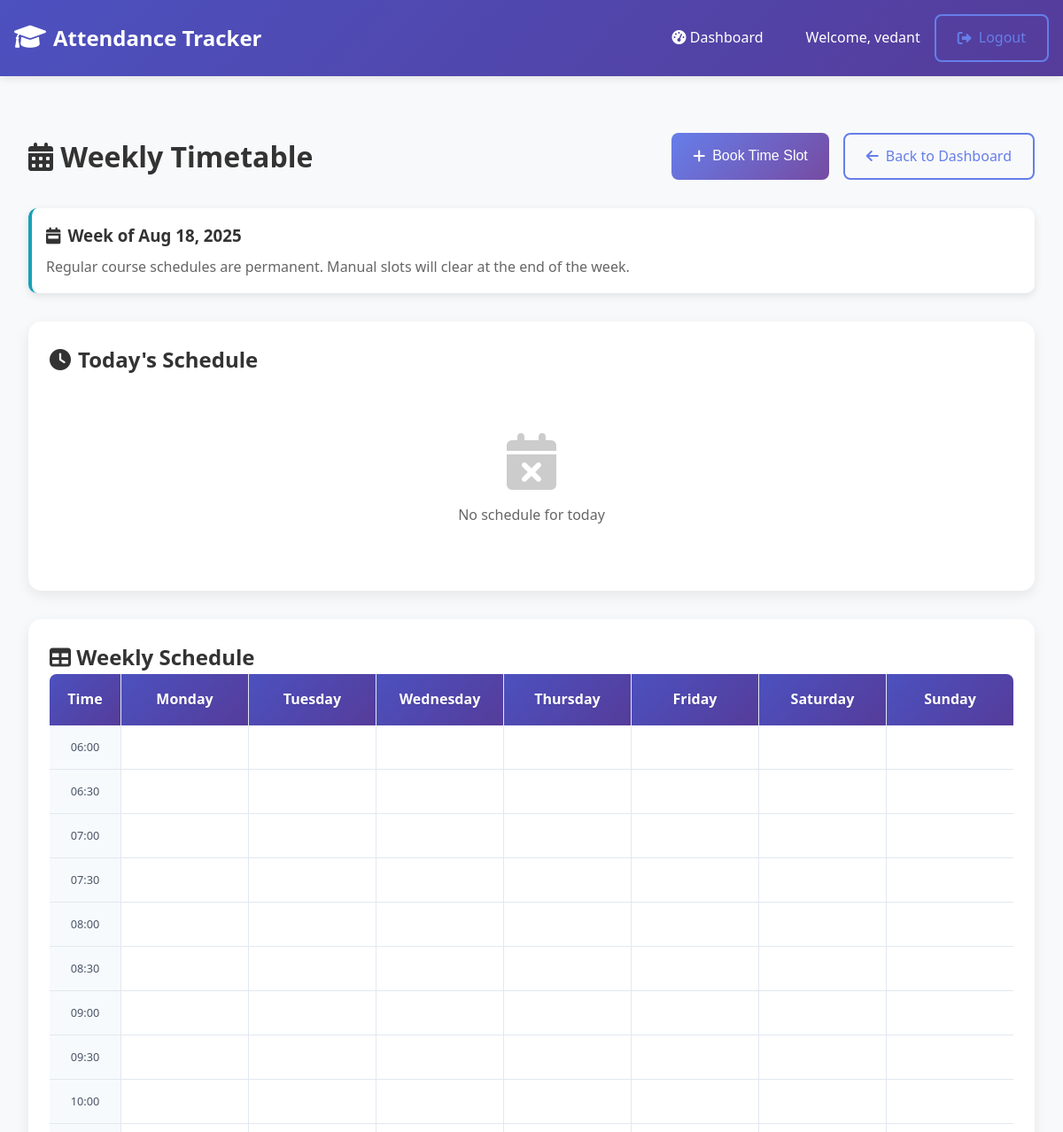
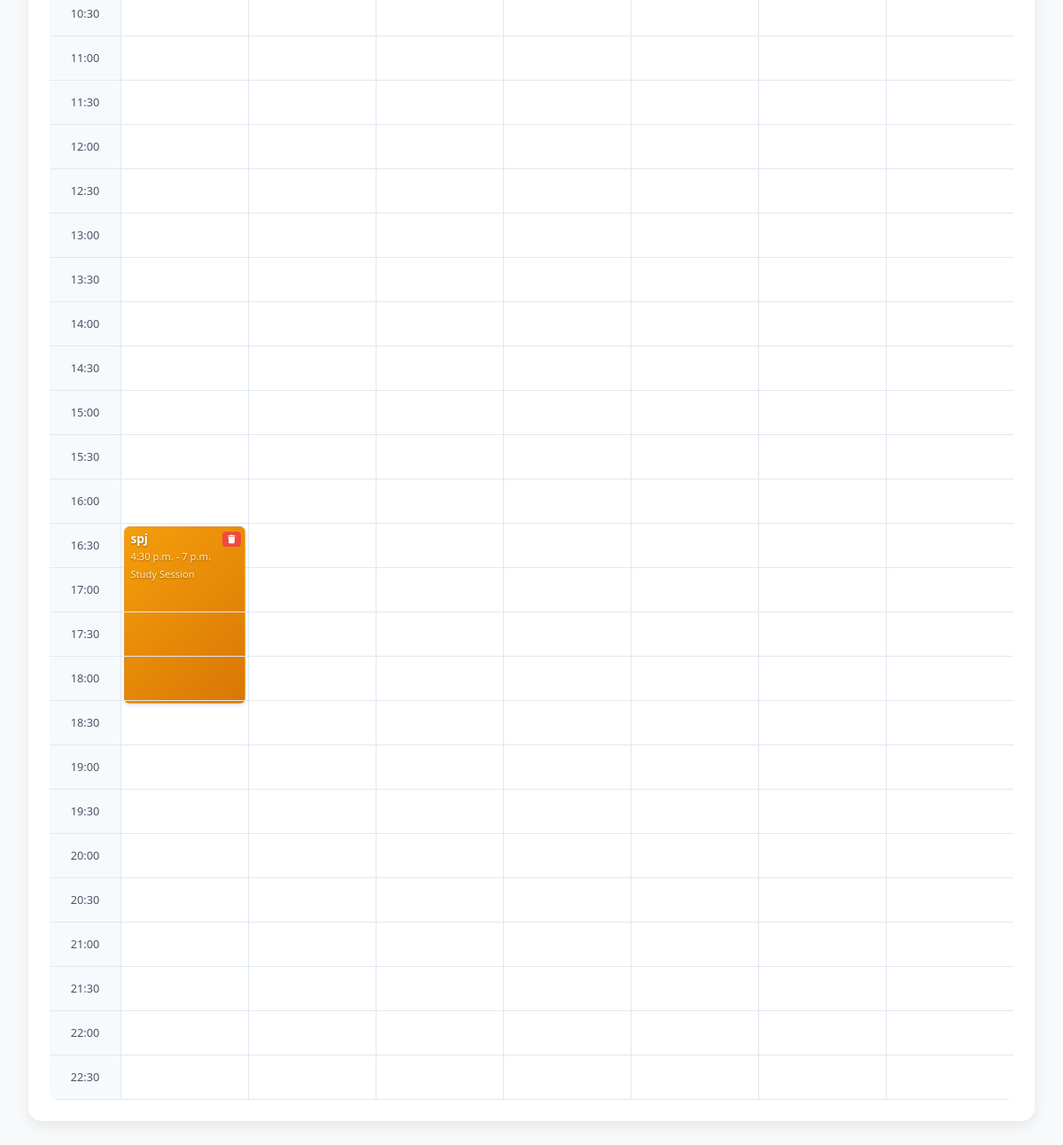
/timetable/ (signed in), run on the app's committed database (2 pictures, top to bottom).
### tracker/models.py (models this page shows, shortened)
class TimetableSlot(models.Model):
    SLOT_TYPES = [
        ('study', 'Study Session'),
        ('meeting', 'Meeting'),
        ('gym', 'Gym/Exercise'),
        ('personal', 'Personal Time'),
        ('other', 'Other'),
    ]
    timetable = models.ForeignKey(Timetable, on_delete=models.CASCADE, related_name='manual_slots')
    title = models.CharField(max_length=200)
    slot_type = models.CharField(max_length=20, choices=SLOT_TYPES, default='other')
    date = models.DateField()
    start_time = models.TimeField()
    end_time = models.TimeField()
    notes = models.TextField(blank=True)
    created_at = models.DateTimeField(auto_now_add=True)
    class Meta:
        ordering = ['date', 'start_time']
        unique_together = ['timetable', 'date', 'start_time']
    @property
    def duration_minutes(self):
        start_datetime = datetime.combine(date.today(), self.start_time)
        end_datetime = datetime.combine(date.today(), self.end_time)
        return int((end_datetime - start_datetime).total_seconds() / 60)

### tracker/views.py (the view)
# urls.py: path('timetable/', views.timetable_view, name='timetable'),
@login_required
def timetable_view(request):
    timetable, created = Timetable.objects.get_or_create(user=request.user)
    if timetable.refresh_weekly():
        messages.info(request, 'Timetable refreshed for the new week!')
    weekly_schedule = timetable.get_weekly_schedule()
    upcoming_lectures = timetable.get_upcoming_lectures(days=7)
    time_slots = []
    for hour in range(6, 23):  # 6 AM to 10 PM
        time_slots.append(f"{hour:02d}:00")
        time_slots.append(f"{hour:02d}:30")
    current_week_start = timetable.get_current_week_start()
    week_dates = []
    for i in range(7):
        week_dates.append(current_week_start + timedelta(days=i))
    context = {
        'timetable': timetable,
        'weekly_schedule': weekly_schedule,
        'upcoming_lectures': upcoming_lectures,
        'time_slots': time_slots,
        'days_of_week': LectureSchedule.DAYS_OF_WEEK,
        'week_dates': week_dates,
        'current_week_start': current_week_start,
        'slot_types': TimetableSlot.SLOT_TYPES,
    }
    return render(request, 'tracker/timetable.html', context)

### tracker/models.py (called while the page is built, shortened)
    def get_upcoming_lectures(self, days=7):
        upcoming = []
        courses = Course.objects.filter(user=self.user, is_regular=True)
        return sorted(upcoming, key=lambda x: (x['lecture_info']['date'], x['lecture_info']['schedule'].start_time))

    def get_current_week_start(self):
        today = timezone.now().date()
        days_since_monday = today.weekday()
        return today - timedelta(days=days_since_monday)

    def should_refresh(self):
        current_week_start = self.get_current_week_start()
        last_refresh_week_start = self.last_refreshed.date() - timedelta(days=self.last_refreshed.date().weekday())
        return current_week_start > last_refresh_week_start

    def refresh_weekly(self):
        return False

### tracker/templatetags/timetable_extras.py (called while the page is built)
@register.filter
def lookup(dictionary, key):
    if isinstance(dictionary, dict):
        return dictionary.get(key, [])
    return []

@register.filter
def div(value, arg):
    try:
        return int(value) // int(arg)
    except (ValueError, ZeroDivisionError):
        return 0

@register.filter
def mul(value, arg):
    try:
        return int(value) * int(arg)
    except ValueError:
        return 0

### templates/tracker/timetable.html (shortened to what this page needs)
{% extends 'base.html' %}
{% load timetable_extras %}
{% block content %}
<div class="timetable-container">
    <div class="timetable-header">
        <h1><i class="fas fa-calendar-alt"></i> Weekly Timetable</h1>
        <div class="timetable-actions">
            <button class="btn btn-primary" onclick="openBookSlotModal()">
                <i class="fas fa-plus"></i> Book Time Slot
            </button>
            <a href="{% url 'dashboard' %}" class="btn btn-outline">
                <i class="fas fa-arrow-left"></i> Back to Dashboard
            </a>
        </div>
    </div>
    <div class="week-info">
        <h3><i class="fas fa-calendar-week"></i> Week of {{ current_week_start|date:"M d, Y" }}</h3>
        <p>Regular course schedules are permanent. Manual slots will clear at the end of the week.</p>
    </div>
    <div class="today-schedule">
        <h2><i class="fas fa-clock"></i> Today's Schedule</h2>
        {% if today_schedule %}
            <div class="today-lectures">
                {% for item in today_schedule %}
                <div class="today-lecture-card {% if item.type == 'manual_slot' %}manual-slot{% endif %}">
                    <div class="lecture-time">
                        <i class="fas fa-clock"></i>
                        {{ item.start_time }} - {{ item.end_time }}
                    </div>
                    <div class="lecture-details">
                        <h4>{{ item.title }}</h4>
                        {% if item.type == 'lecture' %}
                            {% if item.room %}
                                <p><i class="fas fa-map-marker-alt"></i> {{ item.room }}</p>
                            {% endif %}
                            {% if item.professor %}
                                <p><i class="fas fa-user-tie"></i> {{ item.professor }}</p>
                            {% endif %}
                        {% else %}
                            <p><i class="fas fa-tag"></i> {{ item.item.get_slot_type_display }}</p>
                            {% if item.notes %}
                                <p><i class="fas fa-sticky-note"></i> {{ item.notes }}</p>
                            {% endif %}
                        {% endif %}
                    </div>
                    <div class="lecture-actions">
                        {% if item.type == 'lecture' %}
                            <button class="btn btn-sm btn-success" onclick="markAttendanceToday({{ item.course.id }}, true)">
                                <i class="fas fa-check"></i> Present
                            </button>
                            <button class="btn btn-sm btn-warning" onclick="markAttendanceToday({{ item.course.id }}, false)">
                                <i class="fas fa-times"></i> Absent
                            </button>
                        {% else %}
                            <button class="btn btn-sm btn-danger" onclick="deleteSlot({{ item.item.id }}, '{{ item.title }}')">
                                <i class="fas fa-trash"></i> Delete
                            </button>
                        {% endif %}
                    </div>
                </div>
                {% endfor %}
            </div>
        {% else %}
            <div class="empty-state">
                <i class="fas fa-calendar-times"></i>
                <p>No schedule for today</p>
            </div>
        {% endif %}
    </div>
    <div class="weekly-timetable">
        <h2><i class="fas fa-table"></i> Weekly Schedule</h2>
        <div class="timetable-grid-container">
            <div class="timetable-grid">
                <div class="time-column">
                    <div class="time-header">Time</div>
                    {% for time_slot in time_slots %}
                    <div class="time-slot">{{ time_slot }}</div>
                    {% endfor %}
                </div>
                {% for day_code, day_name in days_of_week %}
                <div class="day-column">
                    <div class="day-header">{{ day_name }}</div>
                    {% for time_slot in time_slots %}
                    <div class="lecture-slot" data-day="{{ day_code }}" data-time="{{ time_slot }}">
                        {% for item in weekly_schedule|lookup:day_code %}
                            {% if item.start_time|time:"H:i" == time_slot %}
                            <div class="lecture-block {% if item.type == 'manual_slot' %}manual-slot-block{% endif %}" style="height: {{ item.item.duration_minutes|div:30|mul:40 }}px;">
                                <div class="lecture-title">{{ item.title }}</div>
                                <div class="lecture-time">{{ item.start_time }} - {{ item.end_time }}</div>
                                {% if item.type == 'lecture' %}
                                    {% if item.room %}
                                        <div class="lecture-room">{{ item.room }}</div>
                                    {% endif %}
                                    <div class="lecture-attendance">
                                        <span class="attendance-percentage {% if item.course.is_below_threshold %}danger{% else %}success{% endif %}">
                                            {{ item.course.attendance_percentage }}%
                                        </span>
                                    </div>
                                {% else %}
                                    <div class="slot-type">{{ item.item.get_slot_type_display }}</div>
                                    <div class="slot-actions">
                                        <button class="btn-mini btn-danger" onclick="deleteSlot({{ item.item.id }}, '{{ item.title }}')" title="Delete">
                                            <i class="fas fa-trash"></i>
                                        </button>
                                    </div>
                                {% endif %}
                            </div>
                            {% endif %}
                        {% endfor %}
                    </div>
                    {% endfor %}
                </div>
                {% endfor %}
            </div>
        </div>
    </div>
{% endblock %}

### templates/base.html (shortened to what this page needs)
<!DOCTYPE html>
<html lang="en">
<head>
    {% load static %}
    <link href="https://cdnjs.cloudflare.com/ajax/libs/font-awesome/6.0.0/css/all.min.css" rel="stylesheet">
    <link rel="stylesheet" href="{% static 'css/style.css' %}">
</head>
<body>
    <nav class="navbar">
        <div class="nav-container">
            <div class="nav-brand">
                <i class="fas fa-graduation-cap"></i>
                <span>Attendance Tracker</span>
            </div>
            {% if user.is_authenticated %}
            <div class="nav-menu">
                <a href="{% url 'dashboard' %}" class="nav-link">
                    <i class="fas fa-tachometer-alt"></i> Dashboard
                </a>
                <div class="nav-user">
                    <span>Welcome, {{ user.username }}</span>
                    <a href="{% url 'logout' %}" class="btn btn-outline">
                        <i class="fas fa-sign-out-alt"></i> Logout
                    </a>
                </div>
            </div>
            {% endif %}
        </div>
    </nav>
    <main class="main-content">
        {% block content %}
        {% endblock %}
    </main>
</body>
</html>

### data on the page
TimetableSlot: title "spj", start_time "4:30 p.m.", end_time "7 p.m.", item.slot_type "Study Session"

### other printed values
{{ user.username }} "vedant"
{{ current_week_start|date:"M d, Y" }} "Aug 18, 2025"
{{ time_slot }} "06:00" "06:30" "07:00" "07:30" "08:00" "08:30" "09:00" "09:30" "10:00" "10:30" "11:00" "11:30" "12:00" "12:30" "13:00" "13:30" "14:00" "14:30" "15:00" "15:30" "16:00" "16:30" "17:00" "17:30" "18:00" "18:30" "19:00" "19:30" "20:00" "20:30" "21:00" "21:30" "22:00" "22:30"
{{ day_name }} "Monday" "Tuesday" "Wednesday" "Thursday" "Friday" "Saturday" "Sunday"
